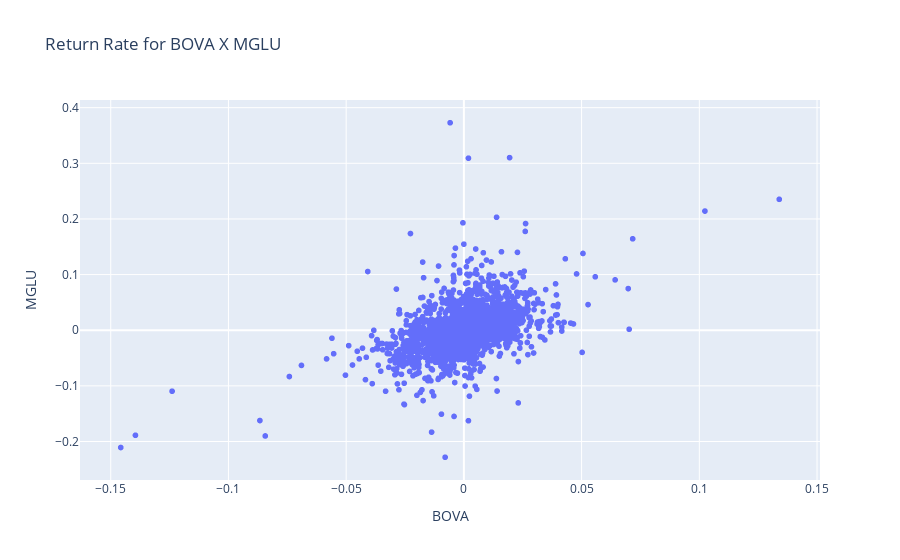

The code cell stored with this chart in its notebook:
### Markdown cell above
## 2.1 Calculating Beta using Linear Regression

### Code cell
figura = px.scatter(dataset_taxa_retorno, x='BOVA', y='MGLU', title='Return Rate for BOVA X MGLU')
figura.show()

### Figure 1 — Plotly figure (JSON) as saved in the notebook; plotly's stock layout.template omitted (floating-point values rounded to 4 significant figures; data arrays with more than 128 entries replaced by an {"elided": "..."} marker saying what was removed)
{"data": [{"hovertemplate": "BOVA=%{x}<br>MGLU=%{y}<extra></extra>", "legendgroup": "", "marker": {"color": "#636efa", "symbol": "circle"}, "mode": "markers", "name": "", "showlegend": false, "type": "scattergl", "x": {"elided": "2169 float values"}, "xaxis": "x", "y": {"elided": "2169 float values"}, "yaxis": "y"}], "layout": {"legend": {"tracegroupgap": 0}, "title": {"text": "Return Rate for BOVA X MGLU"}, "xaxis": {"anchor": "y", "domain": [0, 1], "title": {"text": "BOVA"}}, "yaxis": {"anchor": "x", "domain": [0, 1], "title": {"text": "MGLU"}}}}
